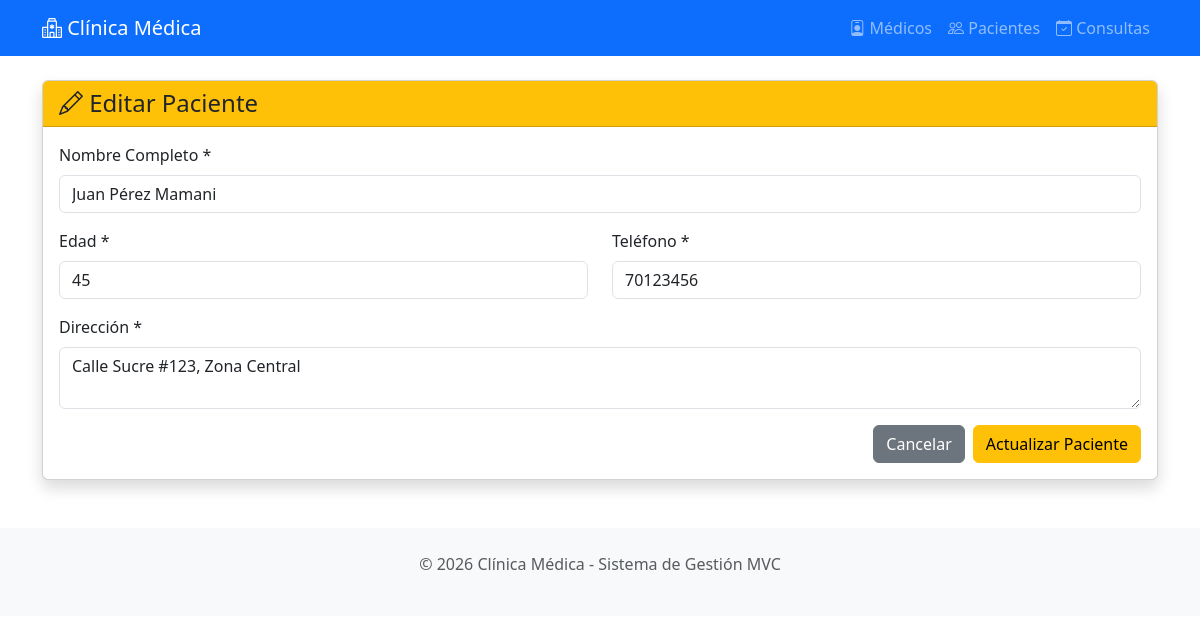
The page /pacientes/edit/1 on the database its author committed.
### models/pacientes.py (models this page shows, shortened)
class Paciente(db.Model):
    __tablename__ = 'pacientes'
    id_paciente = db.Column(db.Integer, primary_key=True)
    nombre = db.Column(db.String(100), nullable=False)
    edad = db.Column(db.Integer, nullable=False)
    direccion = db.Column(db.String(200), nullable=False)
    telefono = db.Column(db.String(20), nullable=False)
    fecha_registro = db.Column(db.DateTime, default=datetime.utcnow)
    consultas = db.relationship('Consulta', backref='paciente', lazy=True, cascade='all, delete-orphan')
    def delete(self):
        """Elimina el paciente de la base de datos"""
        db.session.delete(self)
        db.session.commit()

### controllers/paciente_controller.py (the view, shortened to what this page needs)
@paciente_bp.route('/edit/<int:id>', methods=['GET', 'POST'])
def edit(id):
    paciente = Paciente.query.get_or_404(id)
    return paciente_view.edit(paciente)

### views/paciente_view.py (called while the page is built)
def edit(paciente):
    return render_template('pacientes/edit.html', paciente=paciente)

### templates/pacientes/edit.html (shortened to what this page needs)
{% extends 'base.html' %}
{% block content %}
<div class="card shadow">
    <div class="card-header bg-warning">
        <h4 class="mb-0"><i class="bi bi-pencil"></i> Editar Paciente</h4>
    </div>
    <div class="card-body">
        <form method="POST" action="{{ url_for('paciente.edit', id=paciente.id_paciente) }}">
            <div class="mb-3">
                <label for="nombre" class="form-label">Nombre Completo *</label>
                <input type="text" class="form-control" id="nombre" name="nombre"
                       value="{{ paciente.nombre }}" required>
            </div>
            <div class="row">
                <div class="col-md-6 mb-3">
                    <label for="edad" class="form-label">Edad *</label>
                    <input type="number" class="form-control" id="edad" name="edad"
                           value="{{ paciente.edad }}" min="0" max="150" required>
                </div>
                <div class="col-md-6 mb-3">
                    <label for="telefono" class="form-label">Teléfono *</label>
                    <input type="tel" class="form-control" id="telefono" name="telefono"
                           value="{{ paciente.telefono }}" required>
                </div>
            </div>
            <div class="mb-3">
                <label for="direccion" class="form-label">Dirección *</label>
                <textarea class="form-control" id="direccion" name="direccion"
                          rows="2" required>{{ paciente.direccion }}</textarea>
            </div>
            <div class="d-grid gap-2 d-md-flex justify-content-md-end">
                <a href="{{ url_for('paciente.index') }}" class="btn btn-secondary">Cancelar</a>
                <button type="submit" class="btn btn-warning">Actualizar Paciente</button>
            </div>
        </form>
    </div>
</div>
{% endblock %}

### rows shown on the page
Paciente: nombre "Juan Pérez Mamani", edad "45", telefono "70123456", direccion "Calle Sucre #123, Zona Central"
